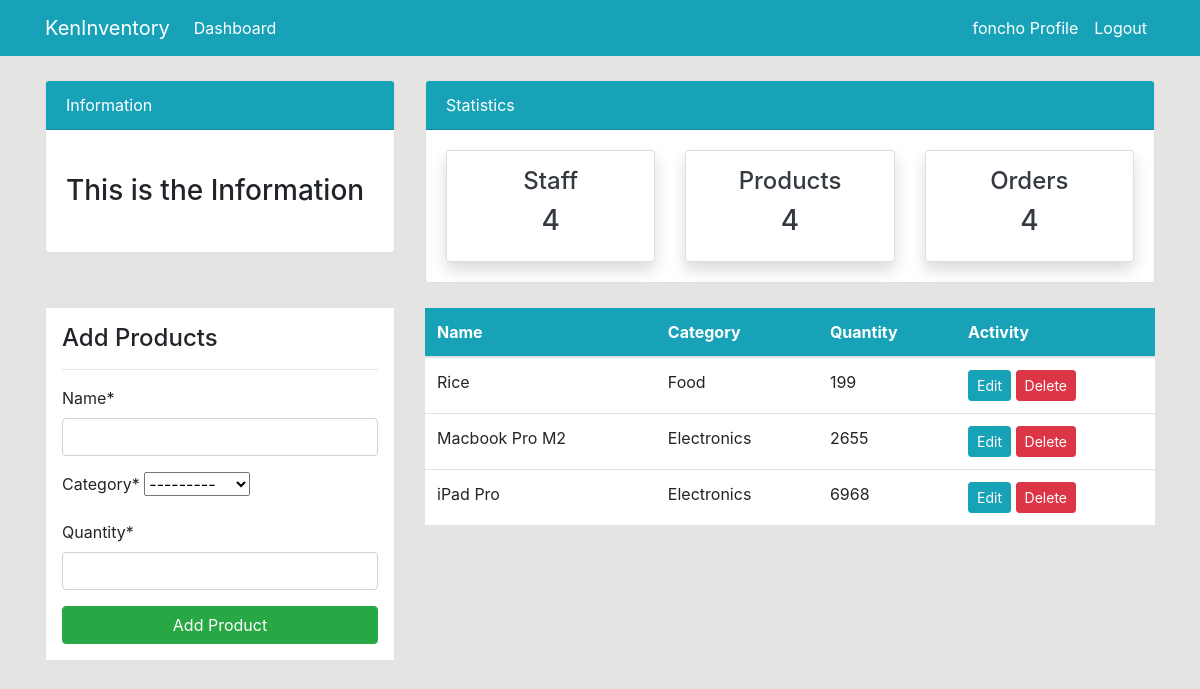
The app's page /product/ (signed in), older data.
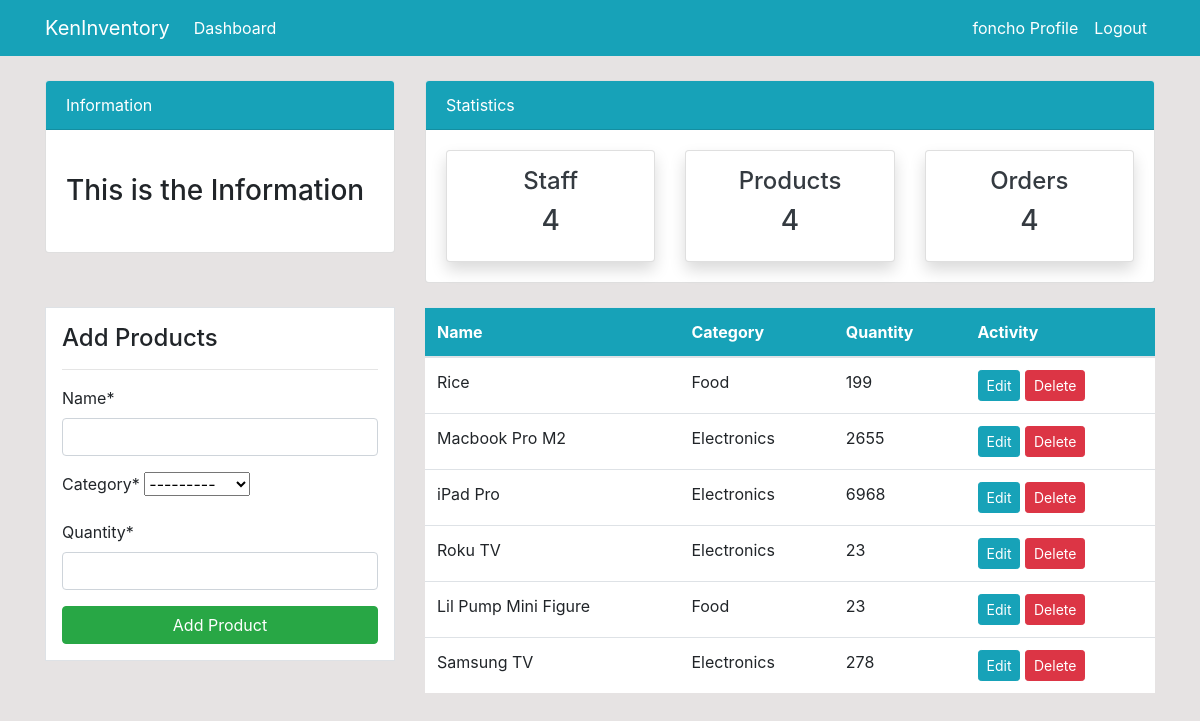
The same page, newer data.
### dashboard/models.py (models this page shows, shortened)
class Product(models.Model):
    name = models.CharField(max_length=50, null=True)
    category = models.CharField(choices=CATEGORIES, max_length=20, null=True)
    quantity = models.PositiveSmallIntegerField(null=True)
    class Meta:
        verbose_name_plural = "Product"

### dashboard/views.py (the view)
# urls.py: path("product/", views.product, name="dashboard-product"),
@login_required
def product(request):
    items = Product.objects.all()
    if request.method == "POST":
        form = ProductForm(request.POST)
        if form.is_valid():
            form.save()
            product_name = form.cleaned_data.get("name")
            messages.success(request, f"{product_name} has been added to the inventory")
            return redirect("dashboard-product")
    else:
        form = ProductForm()
    context = {"items": items, "form": form}
    return render(request, "dashboard/product.html", context)

### dashboard/forms.py
class ProductForm(forms.ModelForm):
    class Meta:
        model = Product
        fields = ["name", "category", "quantity"]

### templates/dashboard/product.html (shortened to what this page needs)
{% extends 'partials/base.html' %}
{% load crispy_forms_tags %}
{% block content %}
{% include 'partials/topnav.html' %}
<div class="container">
    <div class="row my-4">
        <div class="col-md-4">
            <div class="border bg-white p-3">
                <h4>Add Products</h4>
                <hr>
                <form method="POST">
                    {{ form|crispy }}
                    <input class="btn btn-success btn-block" type="submit" value="Add Product">
                </form>
            </div>
        </div>
        <div class="col-md-8">
            <table class="table bg-white">
                <thead class="bg-info">
                    <tr class="text-white">
                        <th scope="col">Name</th>
                        <th scope="col">Category</th>
                        <th scope="col">Quantity</th>
                        <th scope="col">Activity</th>
                    </tr>
                </thead>
                <tbody>
                    {% for item in items %}
                    <tr>
                        <td>{{ item.name }}</td>
                        <td>{{ item.category }}</td>
                        <td>{{ item.quantity }}</td>
                        <td>
                            <a class="btn btn-info btn-sm" href="{% url 'dashboard-product-update' item.id %}">Edit</a>
                            <a class="btn btn-danger btn-sm"
                                href="{% url 'dashboard-product-delete' item.id %}">Delete</a>
                        </td>
                    </tr>
                    {% endfor %}
                </tbody>
            </table>
        </div>
    </div>
</div>
{% endblock %}

Row changes from the older to the newer data that the page shows:
added Product: name "Roku TV", category "Electronics", quantity "23"
added Product: name "Lil Pump Mini Figure", category "Food", quantity "23"
added Product: name "Samsung TV", category "Electronics", quantity "278"
